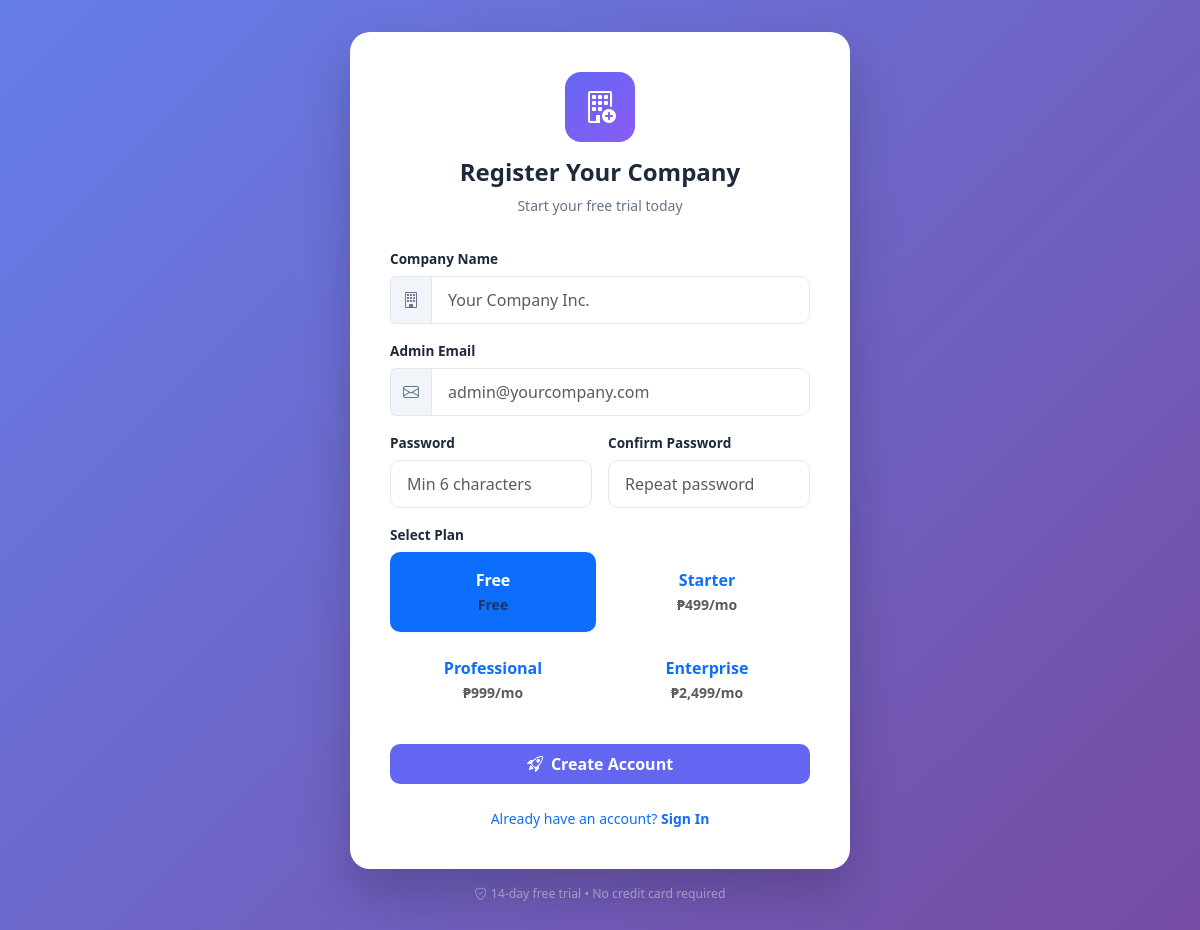
Screenshot of /auth/register.php with the database file from the repository.
### tables this page shows
CREATE TABLE subscription_plans (
    id INT AUTO_INCREMENT PRIMARY KEY,
    name VARCHAR(50) NOT NULL,
    slug VARCHAR(50) UNIQUE NOT NULL,
    price_monthly DECIMAL(10,2) DEFAULT 0,
    price_yearly DECIMAL(10,2) DEFAULT 0,
    max_employees INT DEFAULT 5,
    features JSON,
    is_active TINYINT(1) DEFAULT 1
);

### includes/functions.php (called while the page is built, shortened)
<?php
function e($s) {
    return htmlspecialchars($s ?? "", ENT_QUOTES, "UTF-8");
}

### auth/register.php (the view, shortened to what this page needs)
<?php
require_once __DIR__.'/../config/db.php';
require_once __DIR__.'/../includes/functions.php';
$plans = $pdo->query("SELECT * FROM subscription_plans WHERE is_active = 1 ORDER BY price_monthly")->fetchAll();
?>
<!doctype html>
<html>
<head>
    <link href="https://cdn.jsdelivr.net/npm/bootstrap@5.3.3/dist/css/bootstrap.min.css" rel="stylesheet">
    <link href="https://cdn.jsdelivr.net/npm/bootstrap-icons@1.11.3/font/bootstrap-icons.css" rel="stylesheet">
    <link href="<?= BASE_URL ?>/public/assets/css/style.css" rel="stylesheet">
</head>
<body>
<div class="auth-page">
    <div class="auth-card" style="max-width: 500px;">
        <div class="card">
            <div class="card-body">
                <?php if(!empty($success)): ?>
                <div class="text-center py-4">
                    <div style="width:80px;height:80px;background:linear-gradient(135deg,#10b981,#059669);border-radius:50%;display:flex;align-items:center;justify-content:center;margin:0 auto 1.5rem;">
                        <i class="bi bi-check-lg text-white" style="font-size:2.5rem;"></i>
                    </div>
                    <h4 class="text-success">Registration Successful!</h4>
                    <p class="text-muted mb-4">Your company account has been created.</p>
                    <a href="login.php" class="btn btn-primary btn-lg"><i class="bi bi-box-arrow-in-right me-2"></i>Login Now</a>
                </div>
                <?php else: ?>
                <div class="text-center mb-4">
                    <div style="width:70px;height:70px;background:linear-gradient(135deg,#6366f1,#8b5cf6);border-radius:16px;display:flex;align-items:center;justify-content:center;margin:0 auto 1rem;">
                        <i class="bi bi-building-add text-white" style="font-size:2rem;"></i>
                    </div>
                    <h4>Register Your Company</h4>
                    <p class="subtitle">Start your free trial today</p>
                </div>
                <form method="post">
                    <div class="mb-3">
                        <label class="form-label">Company Name</label>
                        <div class="input-group">
                            <span class="input-group-text"><i class="bi bi-building"></i></span>
                            <input class="form-control" type="text" name="company_name" placeholder="Your Company Inc." required>
                        </div>
                    </div>
                    <div class="mb-3">
                        <label class="form-label">Admin Email</label>
                        <div class="input-group">
                            <span class="input-group-text"><i class="bi bi-envelope"></i></span>
                            <input class="form-control" type="email" name="email" placeholder="admin@yourcompany.com" required>
                        </div>
                    </div>
                    <div class="row g-3 mb-3">
                        <div class="col-md-6">
                            <label class="form-label">Password</label>
                            <input class="form-control" type="password" name="password" placeholder="Min 6 characters" required>
                        </div>
                        <div class="col-md-6">
                            <label class="form-label">Confirm Password</label>
                            <input class="form-control" type="password" name="confirm_password" placeholder="Repeat password" required>
                        </div>
                    </div>
                    <div class="mb-4">
                        <label class="form-label">Select Plan</label>
                        <div class="row g-2">
                            <?php foreach($plans as $p): ?>
                            <div class="col-6">
                                <label class="btn btn-outline-primary w-100 py-3" for="plan-<?= $p['slug'] ?>">
                                    <strong class="d-block"><?= e($p['name']) ?></strong>
                                    <small class="text-muted"><?= $p['price_monthly'] > 0 ? '₱'.number_format($p['price_monthly']).'/mo' : 'Free' ?></small>
                                </label>
                            </div>
                            <?php endforeach; ?>
                        </div>
                    </div>
                    <button class="btn btn-primary w-100 py-2"><i class="bi bi-rocket-takeoff me-2"></i>Create Account</button>
                </form>
                <div class="text-center mt-4">
                    <a href="login.php" class="text-decoration-none">Already have an account? <strong>Sign In</strong></a>
                </div>
                <?php endif; ?>
            </div>
        </div>
        <p class="text-center mt-3 text-white-50 small">
            <i class="bi bi-shield-check me-1"></i>14-day free trial • No credit card required
        </p>
    </div>
</div>
</body>
</html>

### public/assets/css/style.css (style rules this page uses)
* { margin: 0; padding: 0; box-sizing: border-box; }
body { font-family: 'Segoe UI', system-ui, -apple-system, sans-serif; font-size: 14px; background: var(--bg-body); color: var(--text-primary); min-height: 100vh; transition: background 0.3s ease, color 0.3s ease; }
.card, .modal-content, .dropdown-menu, .table, .btn, .form-control, .form-select { transition: background 0.3s ease, border-color 0.3s ease, color 0.3s ease; }
.card { border: none; border-radius: 16px; box-shadow: 0 1px 3px rgba(0,0,0,0.08); background: var(--bg-card); overflow: hidden; }
.btn { border-radius: 10px; font-weight: 600; padding: 0.6rem 1.25rem; transition: all 0.2s ease; border: none; }
.btn-primary { background: var(--primary); }
.form-control, .form-select { border-radius: 10px; border: 1px solid var(--border-color); padding: 0.7rem 1rem; transition: all 0.2s ease; background: var(--bg-card); color: var(--text-primary); }
.form-label { font-weight: 600; color: var(--text-primary); margin-bottom: 0.4rem; font-size: 0.85rem; }
.input-group-text { background: var(--bg-body); border: 1px solid var(--border-color); color: var(--text-secondary); }
.card, .stat-card { animation: fadeIn 0.3s ease-out; }
.auth-page { display: flex; min-height: 100vh; align-items: center; justify-content: center; background: linear-gradient(135deg, #667eea 0%, #764ba2 100%); padding: 2rem; }
.auth-card { width: 100%; max-width: 420px; }
.auth-card .card { border-radius: 20px; box-shadow: 0 25px 50px rgba(0,0,0,0.2); }
.auth-card .card-body { padding: 2.5rem; }
.auth-card h4 { font-weight: 700; color: var(--text-primary); margin-bottom: 0.5rem; text-align: center; }
.auth-card .subtitle { text-align: center; color: var(--text-secondary); margin-bottom: 2rem; }

### rows the page displays
subscription_plans: name "Free", price_monthly "Free"
subscription_plans: name "Starter", price_monthly "499"
subscription_plans: name "Professional", price_monthly "999"
subscription_plans: name "Enterprise", price_monthly "2,499"
